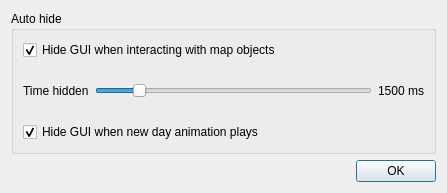
<?xml version="1.0" encoding="UTF-8"?>
<ui version="4.0">
 <class>SettingsWindow</class>
 <widget class="QDialog" name="SettingsWindow">
  <property name="geometry">
   <rect>
    <x>0</x>
    <y>0</y>
    <width>447</width>
    <height>193</height>
   </rect>
  </property>
  <property name="windowTitle">
   <string>Settings</string>
  </property>
  <layout class="QVBoxLayout" name="verticalLayout" stretch="10,1">
   <item>
    <widget class="QGroupBox" name="groupBox">
     <property name="title">
      <string>Auto hide</string>
     </property>
     <layout class="QVBoxLayout" name="verticalLayout_2">
      <item>
       <widget class="QCheckBox" name="enableInteractionAutoHideBox">
        <property name="text">
         <string>Hide GUI when interacting with map objects</string>
        </property>
        <property name="checked">
         <bool>true</bool>
        </property>
       </widget>
      </item>
      <item>
       <layout class="QHBoxLayout" name="horizontalLayout_2">
        <item>
         <widget class="QLabel" name="label">
          <property name="text">
           <string>Time hidden</string>
          </property>
         </widget>
        </item>
        <item>
         <widget class="QSlider" name="timeHiddenSlider">
          <property name="minimum">
           <number>100</number>
          </property>
          <property name="maximum">
           <number>10000</number>
          </property>
          <property name="value">
           <number>1500</number>
          </property>
          <property name="orientation">
           <enum>Qt::Horizontal</enum>
          </property>
         </widget>
        </item>
        <item>
         <widget class="QLabel" name="hideTimeLabel">
          <property name="text">
           <string>1500 ms</string>
          </property>
          <property name="textFormat">
           <enum>Qt::MarkdownText</enum>
          </property>
         </widget>
        </item>
       </layout>
      </item>
      <item>
       <widget class="QCheckBox" name="enableNewDayAutoHideBox">
        <property name="text">
         <string>Hide GUI when new day animation plays</string>
        </property>
        <property name="checked">
         <bool>true</bool>
        </property>
       </widget>
      </item>
     </layout>
    </widget>
   </item>
   <item>
    <widget class="QDialogButtonBox" name="buttonBox">
     <property name="orientation">
      <enum>Qt::Horizontal</enum>
     </property>
     <property name="standardButtons">
      <set>QDialogButtonBox::Ok</set>
     </property>
    </widget>
   </item>
  </layout>
 </widget>
 <resources/>
 <connections>
  <connection>
   <sender>buttonBox</sender>
   <signal>accepted()</signal>
   <receiver>SettingsWindow</receiver>
   <slot>accept()</slot>
   <hints>
    <hint type="sourcelabel">
     <x>266</x>
     <y>163</y>
    </hint>
    <hint type="destinationlabel">
     <x>157</x>
     <y>172</y>
    </hint>
   </hints>
  </connection>
  <connection>
   <sender>buttonBox</sender>
   <signal>rejected()</signal>
   <receiver>SettingsWindow</receiver>
   <slot>reject()</slot>
   <hints>
    <hint type="sourcelabel">
     <x>334</x>
     <y>163</y>
    </hint>
    <hint type="destinationlabel">
     <x>286</x>
     <y>172</y>
    </hint>
   </hints>
  </connection>
 </connections>
</ui>
